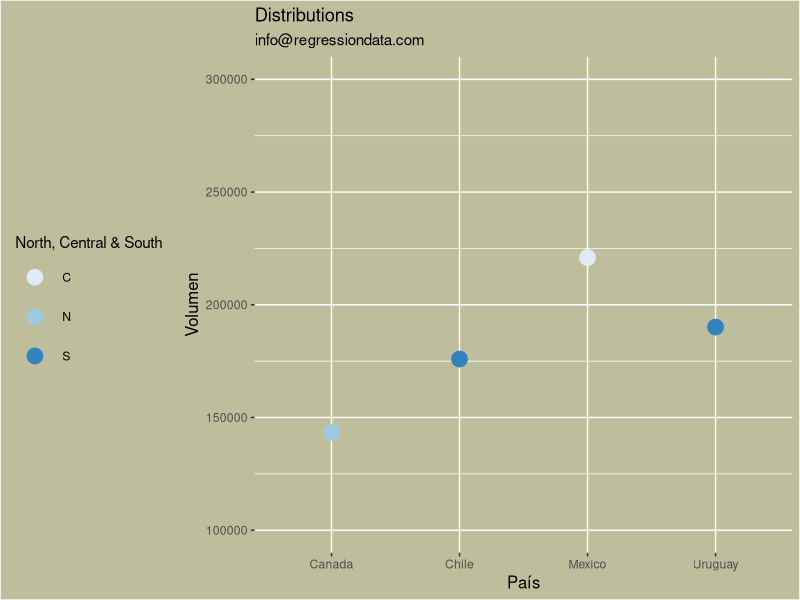

This chart was generated by the following R code:
library(tidyverse)
library(ggplot2)


df <- data.frame(País = c("Canada", "Chile", "Mexico", "Uruguay"),
                 Volumen = c(143442, 175933, 220940, 190098),
                 Zona = c("N", "S", "C", "S"))

df %>% ggplot(x = País, y = Volumen)+
  geom_point(aes(País, Volumen, color = Zona), size = 5)+
  scale_y_continuous(limits = c(100000,300000))+
  theme(panel.background = element_rect(fill = "#d5e4eb"))+
  theme(plot.background = element_rect(fill = "#bfbe9c"))+
  theme(panel.background = element_rect(fill = "#bfbe9c"))+
  theme(legend.key = element_rect(fill = "#bfbe9c"))+
  theme(legend.background = element_rect(fill = "#bfbe9c"))+
  theme(legend.key = element_rect(fill = "transparent"))+
  theme(legend.key.size = unit(1, "cm"))+
  theme(axis.title.x = element_text(color = "Black", size = 12))+
  theme(axis.title.y = element_text(color = "Black", size = 12))+
  theme(legend.position = "left")+
  scale_colour_brewer(name = "North, Central & South")+
  ggtitle("Distributions", subtitle = "info@regressiondata.com")

df <- data.frame(País = c("Canada", "Chile", "Mexico", "Uruguay"),
                 Volumen = c(143442, 175933, 220940, 190098),
                 Zona = c("N", "S", "C", "S"))
